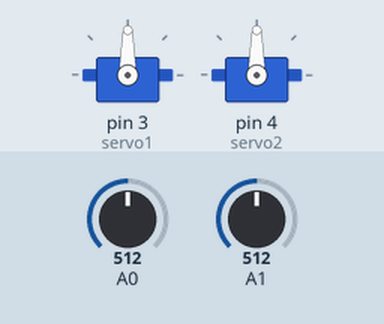
Recording of a sketch running on a simulated Arduino Uno, built with avr-gcc and run on an emulated ATmega328P. Parts: 2 × servo. The test bench sets the inputs (shaded band); at power-on: A0 = 512, A1 = 512.

Above: at 1.2 s.
1.3 s: A0 set to 716
At 2.1 s:
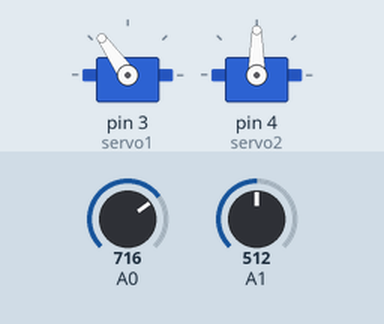
2.8 s: A1 set to 716
At 4.0 s:
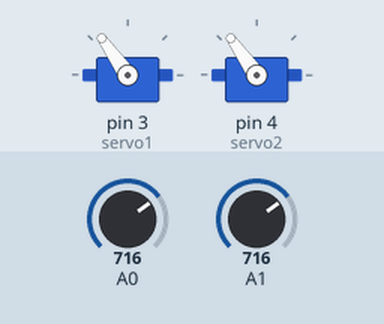
4.3 s: A0 set to 900
At 5.4 s:
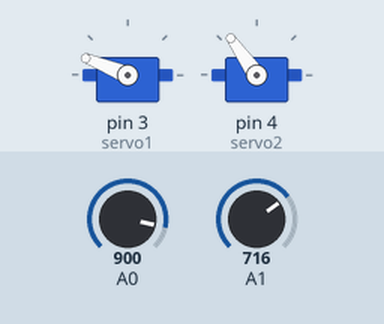
5.8 s: A1 set to 900
At 6.6 s:
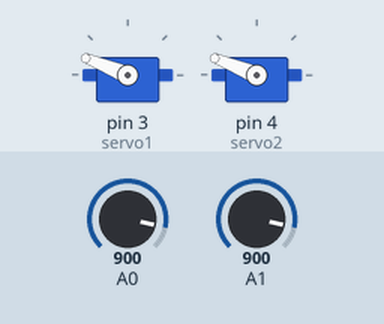
7.3 s: A0 set to 1023
At 7.8 s:
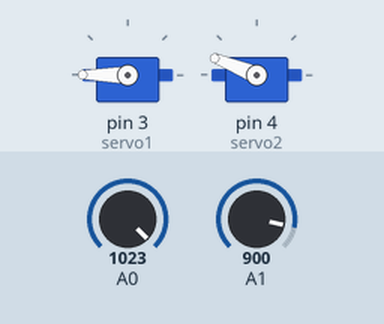
8.8 s: A1 set to 1023
At 9.9 s:
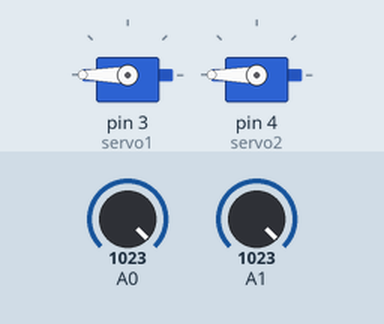
Timing chart, 0 to 11.3 s (numbered marks = the images above; inputs shaded):
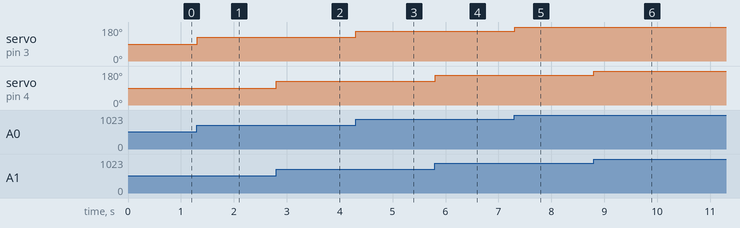

Measured:
- after the input at 1.3 s, servo on pin 3 (servo1): 90° → 125° at once
- after the input at 2.8 s, servo on pin 4 (servo2): 90° → 125° at once
- after the input at 4.3 s, servo on pin 3 (servo1): 125° → 158° at once
- after the input at 5.8 s, servo on pin 4 (servo2): 125° → 158° at once
- after the input at 7.3 s, servo on pin 3 (servo1): 158° → 180° at once
- after the input at 8.8 s, servo on pin 4 (servo2): 158° → 180° at once

The sketch:

potentionmeter.ino
```cpp
#include <Servo.h>

Servo servo1;
Servo servo2;

int val;
int val1;

void setup() {
  servo1.attach(3);
  servo2.attach(4);

//servo1.write(90);
//delay(1000);
//servo2.write(90);
//delay(1000);
}

void loop() {
  val = analogRead(0);
  val = map(val, 0, 1023, 0, 180);
  servo1.write(val);
  delay(5);

  val1 = analogRead(1);
  val1 = map(val1, 0, 1023, 0, 180);
  servo2.write(val1);
  delay(5);
}
```
